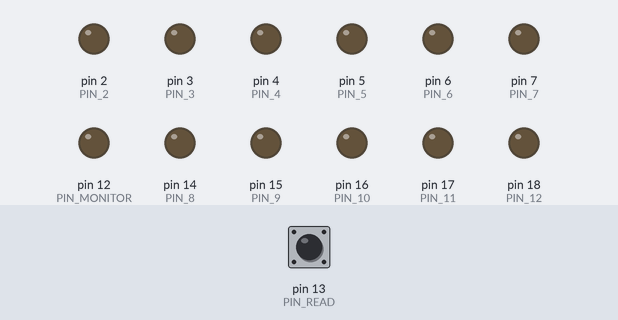
Bench run of a sketch on a simulated Arduino Uno, built with avr-gcc and run on an emulated ATmega328P. Parts: output pins drawn as LEDs (lit = HIGH). Dashed ring = blinking. The test bench sets the inputs (shaded band); at power-on: pin 13 (PIN_READ) LOW.

Above: at 2.7 s.
2.8 s: pin 13 (PIN_READ) pulsed HIGH 2 times (0.12 s each, 0.3 s apart)
At 3.09 s:
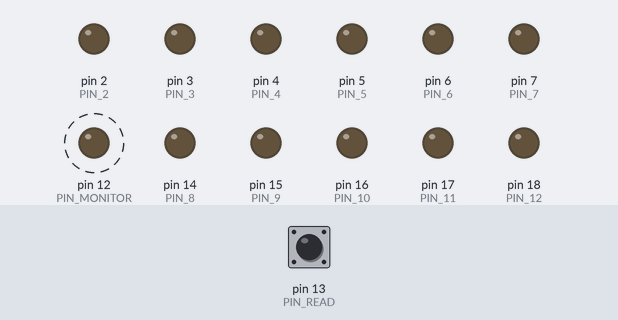
4.9 s: pin 13 (PIN_READ) pulsed HIGH 5 times (0.12 s each, 0.3 s apart)
At 7.4 s:
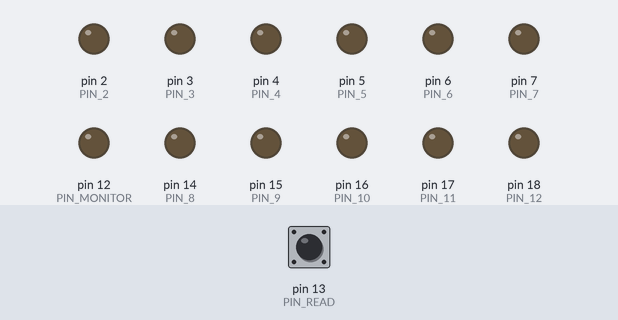
Timing chart, 0 to 8.9 s (numbered marks = the images above; inputs shaded):
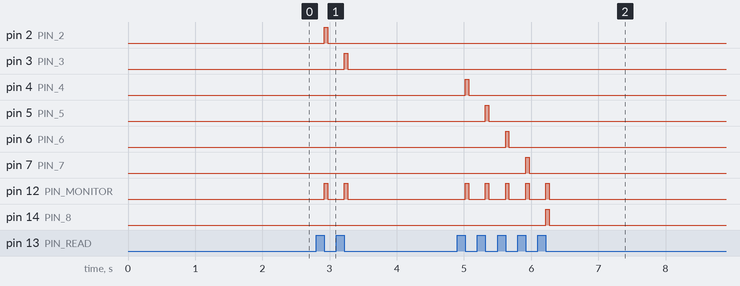

Measured:
- after the input at 2.8 s, pin 2 (PIN_2): LOW → HIGH after 0.12 s, → LOW 0.05 s later; pin 3 (PIN_3): LOW → HIGH after 0.42 s, → LOW 0.05 s later; pin 12 (PIN_MONITOR): alternates HIGH for 0.05 s and LOW for 0.25 s, 4 changes in all, then stays LOW, starting after 0.12 s
- after the input at 4.9 s, pin 4 (PIN_4): LOW → HIGH after 0.12 s, → LOW 0.05 s later; pin 5 (PIN_5): LOW → HIGH after 0.42 s, → LOW 0.05 s later

The sketch:

whac_the_mole.ino
```cpp
/*
WIRING: See whac_the_mole.fzz
*/

#include <SoftwareSerial.h>

#define NUMBER_OF_PINS 11

// pin for reading in the pulses
const int PIN_READ = 13;

// matches the nano digital pins, value the pin on the uno
const int PIN_2 = 2;
const int PIN_3 = 3;
const int PIN_4 = 4;
const int PIN_5 = 5;
const int PIN_6 = 6;
const int PIN_7 = 7;
const int PIN_8 = 14;
const int PIN_9 = 15;
const int PIN_10 = 16;
const int PIN_11 = 17;
const int PIN_12 = 18;

const int INVALID = -100;

// monitor pin for the oscilloscope
const int PIN_MONITOR = 12;

int state = 0;
int peak_count = 0;
unsigned long peak_start = 0;
char incomingChar;
String strBuffer;
String str;

SoftwareSerial ser(8, 9);

// bruteforce stuff
// index: number of peaks
int pinout[NUMBER_OF_PINS];
int last_tried_pin;
int last_tried_value;

// https://arduino.stackexchange.com/questions/14407/use-all-pins-as-digital-i-o
int candidates_peak_1[] = { PIN_2, PIN_3, PIN_4, PIN_5, PIN_6, PIN_7, PIN_8, PIN_9, PIN_10, PIN_11, PIN_12 };
int candidates_peak_2[] = { PIN_2, PIN_3, PIN_4, PIN_5, PIN_6, PIN_7, PIN_8, PIN_9, PIN_10, PIN_11, PIN_12 };
int candidates_peak_3[] = { PIN_2, PIN_3, PIN_4, PIN_5, PIN_6, PIN_7, PIN_8, PIN_9, PIN_10, PIN_11, PIN_12 };
int candidates_peak_4[] = { PIN_2, PIN_3, PIN_4, PIN_5, PIN_6, PIN_7, PIN_8, PIN_9, PIN_10, PIN_11, PIN_12 };
int candidates_peak_5[] = { PIN_2, PIN_3, PIN_4, PIN_5, PIN_6, PIN_7, PIN_8, PIN_9, PIN_10, PIN_11, PIN_12 };
int candidates_peak_6[] = { PIN_2, PIN_3, PIN_4, PIN_5, PIN_6, PIN_7, PIN_8, PIN_9, PIN_10, PIN_11, PIN_12 };

void setup() {
  // UNO <--> PC
  Serial.begin(57600);
  // Nano <--> UNO
  ser.begin(19200);
  pinMode(PIN_READ, INPUT);
  pinMode(PIN_2, OUTPUT);
  pinMode(PIN_3, OUTPUT);
  pinMode(PIN_4, OUTPUT);
  pinMode(PIN_5, OUTPUT);
  pinMode(PIN_6, OUTPUT);
  pinMode(PIN_7, OUTPUT);
  pinMode(PIN_8, OUTPUT);
  pinMode(PIN_9, OUTPUT);
  pinMode(PIN_10, OUTPUT);
  pinMode(PIN_11, OUTPUT);
  pinMode(PIN_12, OUTPUT);
  pinMode(PIN_MONITOR, OUTPUT);

  digitalWrite(PIN_2, LOW);
  digitalWrite(PIN_3, LOW);
  digitalWrite(PIN_4, LOW);
  digitalWrite(PIN_5, LOW);
  digitalWrite(PIN_6, LOW);
  digitalWrite(PIN_7, LOW);
  digitalWrite(PIN_8, LOW);
  digitalWrite(PIN_9, LOW);
  digitalWrite(PIN_10, LOW);
  digitalWrite(PIN_11, LOW);
  digitalWrite(PIN_12, LOW);
  digitalWrite(PIN_MONITOR, LOW);
}

void remove_found_pin(int pin) {
  int i;
  for (i=0; i < NUMBER_OF_PINS; i++) {
    if (candidates_peak_1[i] == pin) {
      candidates_peak_1[i] = INVALID;
    }
    if (candidates_peak_2[i] == pin) {
      candidates_peak_2[i] = INVALID;
    }
    if (candidates_peak_3[i] == pin) {
      candidates_peak_3[i] = INVALID;
    }
    if (candidates_peak_4[i] == pin) {
      candidates_peak_4[i] = INVALID;
    }
    if (candidates_peak_5[i] == pin) {
      candidates_peak_5[i] = INVALID;
    }
    if (candidates_peak_6[i] == pin) {
      candidates_peak_6[i] = INVALID;
    }
  }
}

int get_next_pin(int array[]) {
  int i;
  for (i=0; i < NUMBER_OF_PINS; i++) {
    if (array[i] == INVALID) {
      continue;
    } else {
      int v = array[i];
      array[i] = INVALID;
      return v;
    }
  }
}

void print_array(int array[]) {
  for (int i=0;i < NUMBER_OF_PINS; i++) {
    Serial.println(array[i]);
  }
}

void try_pins(int peak) {
  int possible_pin = pinout[peak - 1];
  if (possible_pin == 0) {
    // try another pin
    // matches the pin out
     switch(peak) {
       case 1:
         possible_pin = get_next_pin(candidates_peak_1);
         break;
       case 2:
         possible_pin = get_next_pin(candidates_peak_2);
         break;
       case 3:
         possible_pin = get_next_pin(candidates_peak_3);
         break;
       case 4:
         possible_pin = get_next_pin(candidates_peak_4);
         break;
       case 5:
         possible_pin = get_next_pin(candidates_peak_5);
         break;
       case 6:
         possible_pin = get_next_pin(candidates_peak_6);
         break;
       default:
         Serial.println("Unknown peak count");
         break;
     }
  } else {
    // Serial.print("Using cached pin ");
    // Serial.println(possible_pin);
  }
  if (possible_pin == INVALID) {
    Serial.print("Failed port with ");
    Serial.print(peak);
    Serial.println(" peaks");
    Serial.println("1:");
    print_array(candidates_peak_1);
    Serial.println("2:");
    print_array(candidates_peak_2);
    Serial.println("3:");
    print_array(candidates_peak_3);
    Serial.println("4:");
    print_array(candidates_peak_4);
    Serial.println("5:");
    print_array(candidates_peak_5);
    Serial.println("6:");
    print_array(candidates_peak_6);
  } else {
    last_tried_value = peak;
    last_tried_pin = possible_pin;
    send_peak(possible_pin);
  }
}

void send_peak(int pin) {
    // Serial.print(F("Sending peak to pin "));
    // Serial.println(pin);
    digitalWrite(PIN_MONITOR, HIGH);
    digitalWrite(pin, HIGH);
    delay(50);
    digitalWrite(pin, LOW);
    digitalWrite(PIN_MONITOR, LOW);
}

void loop() {
  // Get text from other arduino's serial line
  while (ser.available()) {
    incomingChar = ser.read();
    strBuffer += incomingChar;
  }
  if (strBuffer.endsWith(F("\n"))) {
    strBuffer.trim();
    if (strBuffer.length() > 0) {
      Serial.println(strBuffer);
      str = strBuffer;
    }
    strBuffer = "";
  }

  // we failed, try again
  if (str.indexOf(F("You missed it")) >= 0) {
    str = "";
    // Press enter
    ser.write("\r");
  // only run if we haven't found the pin yet
  } else if (str.indexOf(F("You whacked it")) >= 0) {
    if (pinout[last_tried_value - 1] == 0) {
      Serial.print(F("Found!!! Peaks: "));
      Serial.print(last_tried_value);
      Serial.print(F(" Pin: "));
      Serial.println(last_tried_pin);
      pinout[last_tried_value - 1] = last_tried_pin;
      // remove the found pin from all arrays to speed up bruteforcing
      remove_found_pin(last_tried_pin);
    }
    str = "";
  } else if (str.indexOf(F(" please step into the yard by pressing")) >= 0) {
    str = "";
    ser.write("\r");
  }

  // get mole hole
  int value = digitalRead(PIN_READ);
  if (value != state) {
    state = value;
    // only count highs
    if (state == 1) {
      peak_start = millis();
      peak_count ++;
    }
  }

  // one peak ~50ms. So if there is no change after 2 peaks
  // we are finished
  // round finished, send peak
  if (peak_start && peak_start + 103 < millis() && state == 0) {
    try_pins(peak_count);
    peak_start = 0;
    peak_count = 0;
  }
}
```
